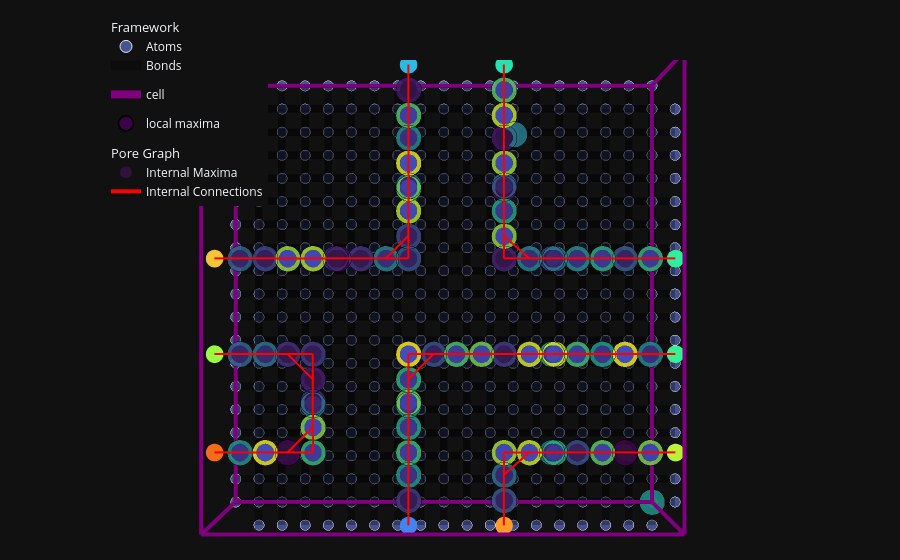

Notebook code for this chart:
### Code cell
connections_traces = mgr.plot_connections_as_it_is(connections_trimmed, all_maxima, dgrid.shape, mat_atoms)
maxima_trace_rust = mgr.plot_maxima(dgrid, maxima, ase_atoms = mat_atoms)

fig_rust=go.Figure(data=[*frame_trace,cell_trace, maxima_trace_rust, *connections_traces  ]).update(layout=mgr.dark_layout)
fig_rust.update_layout(


    scene_camera=dict(
        up=dict(x=0, y=0, z=1),
        center=dict(x=0, y=0, z=0),
        eye=dict(x=0, y=0, z=2)
    ),
    # paper_bgcolor='rgba(0,0,0,0)',  # 透明画布背景
    # plot_bgcolor='rgba(0,0,0,0)'    # 透明绘图区背景
)
fig_rust.show()

### Figure 1 — Plotly figure (JSON) as saved in the notebook; plotly's stock layout.template omitted (floating-point values rounded to 4 significant figures; data arrays with more than 128 entries replaced by an {"elided": "..."} marker saying what was removed)
{"data": [{"hovertext": {"elided": "396 str values"}, "legendgroup": "framework", "legendgrouptitle": {"text": "Framework"}, "marker": {"color": {"elided": "396 float values"}, "colorscale": {"elided": "110x2 mixed values"}, "opacity": 0.9, "size": {"elided": "792 float values"}, "sizemode": "diameter"}, "mode": "markers", "name": "Atoms", "surfaceaxis": -1, "text": {"elided": "396 str values"}, "textfont": {"color": ["rgb(255,0,0)", "rgb(255,255,255)", "rgb(217,255,255)", "rgb(204,128,255)", "rgb(194,255,0)", "rgb(255,181,181)", "rgb(144,144,144)", "rgb(48,80,248)", "rgb(255,13,13)", "rgb(144,224,80)", "rgb(179,227,245)", "rgb(171,92,242)", "rgb(138,255,0)", "rgb(191,166,166)", "rgb(240,200,160)", "rgb(255,128,0)", "rgb(255,255,48)", "rgb(31,240,31)", "rgb(128,209,227)", "rgb(143,64,212)", "rgb(61,255,0)", "rgb(230,230,230)", "rgb(191,194,199)", "rgb(166,166,171)", "rgb(138,153,199)", "rgb(156,122,199)", "rgb(224,102,51)", "rgb(240,144,160)", "rgb(80,208,80)", "rgb(200,128,51)", "rgb(125,128,176)", "rgb(194,143,143)", "rgb(102,143,143)", "rgb(189,128,227)", "rgb(255,161,0)", "rgb(166,41,41)", "rgb(92,184,209)", "rgb(112,46,176)", "rgb(0,255,0)", "rgb(148,255,255)", "rgb(148,224,224)", "rgb(115,194,201)", "rgb(84,181,181)", "rgb(59,158,158)", "rgb(36,143,143)", "rgb(10,125,140)", "rgb(0,105,133)", "rgb(192,192,192)", "rgb(255,217,143)", "rgb(166,117,115)", "rgb(102,128,128)", "rgb(158,99,181)", "rgb(212,122,0)", "rgb(148,0,148)", "rgb(66,158,176)", "rgb(87,23,143)", "rgb(0,201,0)", "rgb(112,212,255)", "rgb(255,255,199)", "rgb(217,255,199)", "rgb(199,255,199)", "rgb(163,255,199)", "rgb(143,255,199)", "rgb(97,255,199)", "rgb(69,255,199)", "rgb(48,255,199)", "rgb(31,255,199)", "rgb(0,255,156)", "rgb(0,230,117)", "rgb(0,212,82)", "rgb(0,191,56)", "rgb(0,171,36)", "rgb(77,194,255)", "rgb(77,166,255)", "rgb(33,148,214)", "rgb(38,125,171)", "rgb(38,102,150)", "rgb(23,84,135)", "rgb(208,208,224)", "rgb(255,209,35)", "rgb(184,184,208)", "rgb(166,84,77)", "rgb(87,89,97)", "rgb(158,79,181)", "rgb(171,92,0)", "rgb(117,79,69)", "rgb(66,130,150)", "rgb(66,0,102)", "rgb(0,125,0)", "rgb(112,171,250)", "rgb(0,186,255)", "rgb(0,161,255)", "rgb(0,143,255)", "rgb(0,128,255)", "rgb(0,107,255)", "rgb(84,92,242)", "rgb(120,92,227)", "rgb(138,79,227)", "rgb(161,54,212)", "rgb(179,31,212)", "rgb(179,31,186)", "rgb(179,13,166)", "rgb(189,13,135)", "rgb(199,0,102)", "rgb(204,0,89)", "rgb(209,0,79)", "rgb(217,0,69)", "rgb(224,0,56)", "rgb(230,0,46)", "rgb(235,0,38)"], "size": 20}, "type": "scatter3d", "x": {"elided": "396 float values"}, "y": {"elided": "396 float values"}, "z": {"elided": "396 float values"}}, {"legendgroup": "framework", "line": {"color": "rgba(0,0,0,0.35)", "colorbar": {"len": 0.6, "thickness": 20, "title": {"text": "bond order"}}, "colorscale": [[0, "#00224e"], [0.1111, "#123570"], [0.2222, "#3b496c"], [0.3333, "#575d6d"], [0.4444, "#707173"], [0.5556, "#8a8678"], [0.6667, "#a59c74"], [0.7778, "#c3b369"], [0.8889, "#e1cc55"], [1, "#fee838"]], "showscale": false, "width": 15}, "mode": "lines", "name": "Bonds", "opacity": 0.9, "type": "scatter3d", "x": {"elided": "5832 float values"}, "y": {"elided": "5832 float values"}, "z": {"elided": "5832 int values"}}, {"line": {"color": "purple", "width": 8}, "mode": "lines", "name": "cell", "type": "scatter3d", "x": [0, 30.96, null, 0, 0, null, 0, 0, null, 30.96, 30.96, null, 0, 30.96, null, 0, 0, null, 0, 0, null, 0, 30.96, null, 30.96, 30.96, null, 30.96, 30.96, null, 30.96, 30.96, null, 0, 30.96, null], "y": [0, 0, null, 0, 30.96, null, 0, 0, null, 0, 30.96, null, 30.96, 30.96, null, 30.96, 30.96, null, 0, 30.96, null, 0, 0, null, 0, 0, null, 30.96, 30.96, null, 0, 30.96, null, 30.96, 30.96, null], "z": [0, 0, null, 0, 0, null, 0, 6, null, 0, 0, null, 0, 0, null, 0, 6, null, 6, 6, null, 6, 6, null, 0, 6, null, 0, 6, null, 6, 6, null, 6, 6, null]}, {"hovertext": ["1  [21 13 10]  0.6000000238418579 A", "2  [21 133 10]  0.5899999737739563 A", "3  [90 115 10]  0.5899999737739563 A", "4  [115 56 10]  0.5799999833106995 A", "5  [133 56 10]  0.5899999737739563 A", "6  [150 90 10]  0.6100000143051147 A", "7  [47 124 10]  0.6299999952316284 A", "8  [90 56 10]  0.6000000238418579 A", "9  [90 116 10]  0.5899999737739563 A", "10  [39 124 10]  0.6000000238418579 A", "11  [56 133 10]  0.5899999737739563 A", "12  [90 107 10]  0.6200000047683716 A", "13  [4 90 10]  0.6100000143051147 A", "14  [56 124 10]  0.6100000143051147 A", "15  [56 56 10]  0.5899999737739563 A", "16  [90 39 10]  0.5899999737739563 A", "17  [90 141 10]  0.6200000047683716 A", "18  [98 90 10]  0.6000000238418579 A", "19  [21 30 10]  0.6100000143051147 A", "20  [56 81 10]  0.5899999737739563 A", "21  [90 90 10]  0.6200000047683716 A", "22  [4 56 10]  0.5899999737739563 A", "23  [90 13 10]  0.6200000047683716 A", "24  [116 56 10]  0.5799999833106995 A", "25  [90 150 10]  0.6100000143051147 A", "26  [56 150 10]  0.5899999737739563 A", "27  [116 90 10]  0.5899999737739563 A", "28  [13 56 10]  0.6000000238418579 A", "29  [38 124 10]  0.6000000238418579 A", "30  [56 141 10]  0.6000000238418579 A", "31  [90 38 10]  0.5899999737739563 A", "32  [135 52 7]  0.23999999463558197 A", "33  [21 39 10]  0.5799999833106995 A", "34  [90 47 10]  0.6200000047683716 A", "35  [90 98 10]  0.6000000238418579 A", "36  [56 4 10]  0.5899999737739563 A", "37  [133 90 10]  0.6000000238418579 A", "38  [90 30 10]  0.6200000047683716 A", "39  [0 0 0]  0.019999999552965164 A", "40  [13 90 10]  0.6200000047683716 A", "41  [21 150 10]  0.5899999737739563 A", "42  [38 90 10]  0.5899999737739563 A", "43  [56 21 10]  0.5899999737739563 A", "44  [30 90 10]  0.6200000047683716 A", "45  [107 56 10]  0.6100000143051147 A", "46  [56 39 10]  0.5799999833106995 A", "47  [90 21 10]  0.6000000238418579 A", "48  [21 38 10]  0.5799999833106995 A", "49  [47 90 10]  0.6200000047683716 A", "50  [90 4 10]  0.6100000143051147 A", "51  [21 124 10]  0.6100000143051147 A", "52  [21 90 10]  0.6000000238418579 A", "53  [56 30 10]  0.6100000143051147 A", "54  [56 73 10]  0.5899999737739563 A", "55  [141 90 10]  0.6200000047683716 A", "56  [150 56 10]  0.5899999737739563 A", "57  [21 21 10]  0.5899999737739563 A", "58  [115 90 10]  0.5899999737739563 A", "59  [39 90 10]  0.5899999737739563 A", "60  [56 64 10]  0.6000000238418579 A", "61  [21 4 10]  0.5899999737739563 A", "62  [30 124 10]  0.6299999952316284 A", "63  [98 56 10]  0.5899999737739563 A", "64  [90 133 10]  0.6000000238418579 A", "65  [124 56 10]  0.6100000143051147 A", "66  [21 56 10]  0.5899999737739563 A", "67  [90 124 10]  0.6200000047683716 A", "68  [107 90 10]  0.6200000047683716 A", "69  [141 56 10]  0.6000000238418579 A", "70  [21 47 10]  0.6100000143051147 A", "71  [56 38 10]  0.5799999833106995 A", "72  [56 47 10]  0.6100000143051147 A", "73  [124 90 10]  0.6200000047683716 A", "74  [21 141 10]  0.6000000238418579 A", "75  [56 13 10]  0.6000000238418579 A", "76  [56 90 10]  0.6000000238418579 A"], "marker": {"color": [1, 2, 3, 4, 5, 6, 7, 8, 9, 10, 11, 12, 13, 14, 15, 16, 17, 18, 19, 20, 21, 22, 23, 24, 25, 26, 27, 28, 29, 30, 31, 32, 33, 34, 35, 36, 37, 38, 39, 40, 41, 42, 43, 44, 45, 46, 47, 48, 49, 50, 51, 52, 53, 54, 55, 56, 57, 58, 59, 60, 61, 62, 63, 64, 65, 66, 67, 68, 69, 70, 71, 72, 73, 74, 75, 76], "colorscale": [[0, "#440154"], [0.1111, "#482878"], [0.2222, "#3e4989"], [0.3333, "#31688e"], [0.4444, "#26828e"], [0.5556, "#1f9e89"], [0.6667, "#35b779"], [0.7778, "#6ece58"], [0.8889, "#b5de2b"], [1, "#fde725"]], "line": {"color": "black", "width": 2}, "opacity": 0.85, "size": 15}, "mode": "markers", "name": "local maxima", "type": "scatter3d", "x": [4.195, 4.195, 17.98, 22.97, 26.57, 29.96, 9.388, 17.98, 17.98, 7.79, 11.19, 17.98, 0.799, 11.19, 11.19, 17.98, 17.98, 19.57, 4.195, 11.19, 17.98, 0.799, 17.98, 23.17, 17.98, 11.19, 23.17, 2.597, 7.59, 11.19, 17.98, 26.97, 4.195, 17.98, 17.98, 11.19, 26.57, 17.98, 0.0, 2.597, 4.195, 7.59, 11.19, 5.992, 21.37, 11.19, 17.98, 4.195, 9.388, 17.98, 4.195, 4.195, 11.19, 11.19, 28.16, 29.96, 4.195, 22.97, 7.79, 11.19, 4.195, 5.992, 19.57, 17.98, 24.77, 4.195, 17.98, 21.37, 28.16, 4.195, 11.19, 11.19, 24.77, 4.195, 11.19, 11.19], "y": [2.597, 26.57, 22.97, 11.19, 11.19, 17.98, 24.77, 11.19, 23.17, 24.77, 26.57, 21.37, 17.98, 24.77, 11.19, 7.79, 28.16, 17.98, 5.992, 16.18, 17.98, 11.19, 2.597, 11.19, 29.96, 29.96, 17.98, 11.19, 24.77, 28.16, 7.59, 10.39, 7.79, 9.388, 19.57, 0.799, 17.98, 5.992, 0.0, 17.98, 29.96, 17.98, 4.195, 17.98, 11.19, 7.79, 4.195, 7.59, 17.98, 0.799, 24.77, 17.98, 5.992, 14.58, 17.98, 11.19, 4.195, 17.98, 17.98, 12.78, 0.799, 24.77, 11.19, 26.57, 11.19, 11.19, 24.77, 17.98, 11.19, 9.388, 7.59, 9.388, 17.98, 28.16, 2.597, 17.98], "z": [1.935, 1.935, 1.935, 1.935, 1.935, 1.935, 1.935, 1.935, 1.935, 1.935, 1.935, 1.935, 1.935, 1.935, 1.935, 1.935, 1.935, 1.935, 1.935, 1.935, 1.935, 1.935, 1.935, 1.935, 1.935, 1.935, 1.935, 1.935, 1.935, 1.935, 1.935, 1.355, 1.935, 1.935, 1.935, 1.935, 1.935, 1.935, 0.0, 1.935, 1.935, 1.935, 1.935, 1.935, 1.935, 1.935, 1.935, 1.935, 1.935, 1.935, 1.935, 1.935, 1.935, 1.935, 1.935, 1.935, 1.935, 1.935, 1.935, 1.935, 1.935, 1.935, 1.935, 1.935, 1.935, 1.935, 1.935, 1.935, 1.935, 1.935, 1.935, 1.935, 1.935, 1.935, 1.935, 1.935]}, {"hoverinfo": "text", "hovertext": ["Index: 1<br>Type: Internal<br>Position: (4.19, 2.60, 1.94) Å<br>Indices: [21,13, 10]", "Index: 2<br>Type: Internal<br>Position: (4.19, 26.57, 1.94) Å<br>Indices: [21,133, 10]", "Index: 3<br>Type: Internal<br>Position: (17.98, 22.97, 1.94) Å<br>Indices: [90,115, 10]", "Index: 4<br>Type: Internal<br>Position: (22.97, 11.19, 1.94) Å<br>Indices: [115,56, 10]", "Index: 5<br>Type: Internal<br>Position: (26.57, 11.19, 1.94) Å<br>Indices: [133,56, 10]", "Index: 6<br>Type: Internal<br>Position: (29.96, 17.98, 1.94) Å<br>Indices: [150,90, 10]", "Index: 7<br>Type: Internal<br>Position: (9.39, 24.77, 1.94) Å<br>Indices: [47,124, 10]", "Index: 8<br>Type: Internal<br>Position: (17.98, 11.19, 1.94) Å<br>Indices: [90,56, 10]", "Index: 9<br>Type: Internal<br>Position: (17.98, 23.17, 1.94) Å<br>Indices: [90,116, 10]", "Index: 10<br>Type: Internal<br>Position: (7.79, 24.77, 1.94) Å<br>Indices: [39,124, 10]", "Index: 11<br>Type: Internal<br>Position: (11.19, 26.57, 1.94) Å<br>Indices: [56,133, 10]", "Index: 12<br>Type: Internal<br>Position: (17.98, 21.37, 1.94) Å<br>Indices: [90,107, 10]", "Index: 13<br>Type: Internal<br>Position: (0.80, 17.98, 1.94) Å<br>Indices: [4,90, 10]", "Index: 14<br>Type: Internal<br>Position: (11.19, 24.77, 1.94) Å<br>Indices: [56,124, 10]", "Index: 15<br>Type: Internal<br>Position: (11.19, 11.19, 1.94) Å<br>Indices: [56,56, 10]", "Index: 16<br>Type: Internal<br>Position: (17.98, 7.79, 1.94) Å<br>Indices: [90,39, 10]", "Index: 17<br>Type: Internal<br>Position: (17.98, 28.16, 1.94) Å<br>Indices: [90,141, 10]", "Index: 18<br>Type: Internal<br>Position: (19.57, 17.98, 1.94) Å<br>Indices: [98,90, 10]", "Index: 19<br>Type: Internal<br>Position: (4.19, 5.99, 1.94) Å<br>Indices: [21,30, 10]", "Index: 20<br>Type: Internal<br>Position: (11.19, 16.18, 1.94) Å<br>Indices: [56,81, 10]", "Index: 21<br>Type: Internal<br>Position: (17.98, 17.98, 1.94) Å<br>Indices: [90,90, 10]", "Index: 22<br>Type: Internal<br>Position: (0.80, 11.19, 1.94) Å<br>Indices: [4,56, 10]", "Index: 23<br>Type: Internal<br>Position: (17.98, 2.60, 1.94) Å<br>Indices: [90,13, 10]", "Index: 24<br>Type: Internal<br>Position: (23.17, 11.19, 1.94) Å<br>Indices: [116,56, 10]", "Index: 25<br>Type: Internal<br>Position: (17.98, 29.96, 1.94) Å<br>Indices: [90,150, 10]", "Index: 26<br>Type: Internal<br>Position: (11.19, 29.96, 1.94) Å<br>Indices: [56,150, 10]", "Index: 27<br>Type: Internal<br>Position: (23.17, 17.98, 1.94) Å<br>Indices: [116,90, 10]", "Index: 28<br>Type: Internal<br>Position: (2.60, 11.19, 1.94) Å<br>Indices: [13,56, 10]", "Index: 29<br>Type: Internal<br>Position: (7.59, 24.77, 1.94) Å<br>Indices: [38,124, 10]", "Index: 30<br>Type: Internal<br>Position: (11.19, 28.16, 1.94) Å<br>Indices: [56,141, 10]", "Index: 31<br>Type: Internal<br>Position: (17.98, 7.59, 1.94) Å<br>Indices: [90,38, 10]", "Index: 33<br>Type: Internal<br>Position: (4.19, 7.79, 1.94) Å<br>Indices: [21,39, 10]", "Index: 34<br>Type: Internal<br>Position: (17.98, 9.39, 1.94) Å<br>Indices: [90,47, 10]", "Index: 35<br>Type: Internal<br>Position: (17.98, 19.57, 1.94) Å<br>Indices: [90,98, 10]", "Index: 36<br>Type: Internal<br>Position: (11.19, 0.80, 1.94) Å<br>Indices: [56,4, 10]", "Index: 37<br>Type: Internal<br>Position: (26.57, 17.98, 1.94) Å<br>Indices: [133,90, 10]", "Index: 38<br>Type: Internal<br>Position: (17.98, 5.99, 1.94) Å<br>Indices: [90,30, 10]", "Index: 40<br>Type: Internal<br>Position: (2.60, 17.98, 1.94) Å<br>Indices: [13,90, 10]", "Index: 41<br>Type: Internal<br>Position: (4.19, 29.96, 1.94) Å<br>Indices: [21,150, 10]", "Index: 42<br>Type: Internal<br>Position: (7.59, 17.98, 1.94) Å<br>Indices: [38,90, 10]", "Index: 43<br>Type: Internal<br>Position: (11.19, 4.19, 1.94) Å<br>Indices: [56,21, 10]", "Index: 44<br>Type: Internal<br>Position: (5.99, 17.98, 1.94) Å<br>Indices: [30,90, 10]", "Index: 45<br>Type: Internal<br>Position: (21.37, 11.19, 1.94) Å<br>Indices: [107,56, 10]", "Index: 46<br>Type: Internal<br>Position: (11.19, 7.79, 1.94) Å<br>Indices: [56,39, 10]", "Index: 47<br>Type: Internal<br>Position: (17.98, 4.19, 1.94) Å<br>Indices: [90,21, 10]", "Index: 48<br>Type: Internal<br>Position: (4.19, 7.59, 1.94) Å<br>Indices: [21,38, 10]", "Index: 49<br>Type: Internal<br>Position: (9.39, 17.98, 1.94) Å<br>Indices: [47,90, 10]", "Index: 50<br>Type: Internal<br>Position: (17.98, 0.80, 1.94) Å<br>Indices: [90,4, 10]", "Index: 51<br>Type: Internal<br>Position: (4.19, 24.77, 1.94) Å<br>Indices: [21,124, 10]", "Index: 52<br>Type: Internal<br>Position: (4.19, 17.98, 1.94) Å<br>Indices: [21,90, 10]", "Index: 53<br>Type: Internal<br>Position: (11.19, 5.99, 1.94) Å<br>Indices: [56,30, 10]", "Index: 54<br>Type: Internal<br>Position: (11.19, 14.58, 1.94) Å<br>Indices: [56,73, 10]", "Index: 55<br>Type: Internal<br>Position: (28.16, 17.98, 1.94) Å<br>Indices: [141,90, 10]", "Index: 56<br>Type: Internal<br>Position: (29.96, 11.19, 1.94) Å<br>Indices: [150,56, 10]", "Index: 57<br>Type: Internal<br>Position: (4.19, 4.19, 1.94) Å<br>Indices: [21,21, 10]", "Index: 58<br>Type: Internal<br>Position: (22.97, 17.98, 1.94) Å<br>Indices: [115,90, 10]", "Index: 59<br>Type: Internal<br>Position: (7.79, 17.98, 1.94) Å<br>Indices: [39,90, 10]", "Index: 60<br>Type: Internal<br>Position: (11.19, 12.78, 1.94) Å<br>Indices: [56,64, 10]", "Index: 61<br>Type: Internal<br>Position: (4.19, 0.80, 1.94) Å<br>Indices: [21,4, 10]", "Index: 62<br>Type: Internal<br>Position: (5.99, 24.77, 1.94) Å<br>Indices: [30,124, 10]", "Index: 63<br>Type: Internal<br>Position: (19.57, 11.19, 1.94) Å<br>Indices: [98,56, 10]", "Index: 64<br>Type: Internal<br>Position: (17.98, 26.57, 1.94) Å<br>Indices: [90,133, 10]", "Index: 65<br>Type: Internal<br>Position: (24.77, 11.19, 1.94) Å<br>Indices: [124,56, 10]", "Index: 66<br>Type: Internal<br>Position: (4.19, 11.19, 1.94) Å<br>Indices: [21,56, 10]", "Index: 67<br>Type: Internal<br>Position: (17.98, 24.77, 1.94) Å<br>Indices: [90,124, 10]", "Index: 68<br>Type: Internal<br>Position: (21.37, 17.98, 1.94) Å<br>Indices: [107,90, 10]", "Index: 69<br>Type: Internal<br>Position: (28.16, 11.19, 1.94) Å<br>Indices: [141,56, 10]", "Index: 70<br>Type: Internal<br>Position: (4.19, 9.39, 1.94) Å<br>Indices: [21,47, 10]", "Index: 71<br>Type: Internal<br>Position: (11.19, 7.59, 1.94) Å<br>Indices: [56,38, 10]", "Index: 72<br>Type: Internal<br>Position: (11.19, 9.39, 1.94) Å<br>Indices: [56,47, 10]", "Index: 73<br>Type: Internal<br>Position: (24.77, 17.98, 1.94) Å<br>Indices: [124,90, 10]", "Index: 74<br>Type: Internal<br>Position: (4.19, 28.16, 1.94) Å<br>Indices: [21,141, 10]", "Index: 75<br>Type: Internal<br>Position: (11.19, 2.60, 1.94) Å<br>Indices: [56,13, 10]", "Index: 76<br>Type: Internal<br>Position: (11.19, 17.98, 1.94) Å<br>Indices: [56,90, 10]", "Index: 146<br>Type: Internal<br>Position: (-1.00, 17.98, 1.94) Å<br>Indices: [-5,90, 10]", "Index: 224<br>Type: Internal<br>Position: (31.76, 17.98, 1.94) Å<br>Indices: [159,90, 10]", "Index: 295<br>Type: Internal<br>Position: (31.76, 11.19, 1.94) Å<br>Indices: [159,56, 10]", "Index: 322<br>Type: Internal<br>Position: (17.98, -1.00, 1.94) Å<br>Indices: [90,-5, 10]", "Index: 331<br>Type: Internal<br>Position: (11.19, -1.00, 1.94) Å<br>Indices: [56,-5, 10]", "Index: 427<br>Type: Internal<br>Position: (11.19, 31.76, 1.94) Å<br>Indices: [56,159, 10]", "Index: 467<br>Type: Internal<br>Position: (4.19, -1.00, 1.94) Å<br>Indices: [21,-5, 10]", "Index: 564<br>Type: Internal<br>Position: (17.98, 31.76, 1.94) Å<br>Indices: [90,159, 10]", "Index: 623<br>Type: Internal<br>Position: (-1.00, 11.19, 1.94) Å<br>Indices: [-5,56, 10]", "Index: 677<br>Type: Internal<br>Position: (4.19, 31.76, 1.94) Å<br>Indices: [21,159, 10]"], "legendgroup": "Pore Graph", "legendgrouptitle": {"text": "Pore Graph"}, "marker": {"color": ["rgb(48, 18, 59)", "rgb(48, 19, 61)", "rgb(49, 20, 63)", "rgb(49, 20, 64)", "rgb(49, 21, 66)", "rgb(49, 22, 68)", "rgb(50, 23, 70)", "rgb(50, 24, 72)", "rgb(50, 25, 73)", "rgb(50, 25, 75)", "rgb(51, 26, 77)", "rgb(51, 27, 79)", "rgb(51, 28, 81)", "rgb(52, 29, 82)", "rgb(52, 29, 84)", "rgb(52, 30, 86)", "rgb(52, 31, 88)", "rgb(53, 32, 90)", "rgb(53, 33, 91)", "rgb(53, 34, 93)", "rgb(53, 34, 95)", "rgb(54, 35, 97)", "rgb(54, 36, 99)", "rgb(54, 37, 100)", "rgb(55, 38, 102)", "rgb(55, 38, 104)", "rgb(55, 39, 106)", "rgb(55, 40, 108)", "rgb(56, 41, 109)", "rgb(56, 42, 111)", "rgb(56, 43, 113)", "rgb(57, 44, 117)", "rgb(57, 45, 118)", "rgb(57, 46, 120)", "rgb(58, 47, 122)", "rgb(58, 48, 124)", "rgb(58, 48, 126)", "rgb(59, 50, 129)", "rgb(59, 51, 131)", "rgb(59, 52, 133)", "rgb(59, 52, 135)", "rgb(60, 53, 136)", "rgb(60, 54, 138)", "rgb(60, 55, 140)", "rgb(61, 56, 142)", "rgb(61, 57, 144)", "rgb(61, 57, 145)", "rgb(61, 58, 147)", "rgb(62, 59, 149)", "rgb(62, 60, 151)", "rgb(62, 61, 153)", "rgb(62, 61, 154)", "rgb(63, 62, 156)", "rgb(63, 63, 158)", "rgb(63, 64, 160)", "rgb(64, 65, 162)", "rgb(64, 66, 163)", "rgb(64, 66, 165)", "rgb(64, 67, 167)", "rgb(65, 68, 169)", "rgb(65, 69, 171)", "rgb(65, 70, 172)", "rgb(65, 70, 173)", "rgb(65, 71, 174)", "rgb(65, 72, 175)", "rgb(65, 73, 176)", "rgb(65, 73, 177)", "rgb(66, 74, 178)", "rgb(66, 75, 179)", "rgb(66, 76, 180)", "rgb(66, 77, 181)", "rgb(66, 77, 182)", "rgb(66, 78, 184)", "rgb(66, 79, 185)", "rgb(66, 132, 242)", "rgb(39, 188, 229)", "rgb(34, 228, 179)", "rgb(46, 239, 157)", "rgb(55, 241, 148)", "rgb(154, 252, 66)", "rgb(186, 242, 56)", "rgb(244, 196, 57)", "rgb(254, 155, 45)", "rgb(244, 107, 24)"], "line": {"color": ["rgb(48, 18, 59)", "rgb(48, 19, 61)", "rgb(49, 20, 63)", "rgb(49, 20, 64)", "rgb(49, 21, 66)", "rgb(49, 22, 68)", "rgb(50, 23, 70)", "rgb(50, 24, 72)", "rgb(50, 25, 73)", "rgb(50, 25, 75)", "rgb(51, 26, 77)", "rgb(51, 27, 79)", "rgb(51, 28, 81)", "rgb(52, 29, 82)", "rgb(52, 29, 84)", "rgb(52, 30, 86)", "rgb(52, 31, 88)", "rgb(53, 32, 90)", "rgb(53, 33, 91)", "rgb(53, 34, 93)", "rgb(53, 34, 95)", "rgb(54, 35, 97)", "rgb(54, 36, 99)", "rgb(54, 37, 100)", "rgb(55, 38, 102)", "rgb(55, 38, 104)", "rgb(55, 39, 106)", "rgb(55, 40, 108)", "rgb(56, 41, 109)", "rgb(56, 42, 111)", "rgb(56, 43, 113)", "rgb(57, 44, 117)", "rgb(57, 45, 118)", "rgb(57, 46, 120)", "rgb(58, 47, 122)", "rgb(58, 48, 124)", "rgb(58, 48, 126)", "rgb(59, 50, 129)", "rgb(59, 51, 131)", "rgb(59, 52, 133)", "rgb(59, 52, 135)", "rgb(60, 53, 136)", "rgb(60, 54, 138)", "rgb(60, 55, 140)", "rgb(61, 56, 142)", "rgb(61, 57, 144)", "rgb(61, 57, 145)", "rgb(61, 58, 147)", "rgb(62, 59, 149)", "rgb(62, 60, 151)", "rgb(62, 61, 153)", "rgb(62, 61, 154)", "rgb(63, 62, 156)", "rgb(63, 63, 158)", "rgb(63, 64, 160)", "rgb(64, 65, 162)", "rgb(64, 66, 163)", "rgb(64, 66, 165)", "rgb(64, 67, 167)", "rgb(65, 68, 169)", "rgb(65, 69, 171)", "rgb(65, 70, 172)", "rgb(65, 70, 173)", "rgb(65, 71, 174)", "rgb(65, 72, 175)", "rgb(65, 73, 176)", "rgb(65, 73, 177)", "rgb(66, 74, 178)", "rgb(66, 75, 179)", "rgb(66, 76, 180)", "rgb(66, 77, 181)", "rgb(66, 77, 182)", "rgb(66, 78, 184)", "rgb(66, 79, 185)", "rgb(66, 132, 242)", "rgb(39, 188, 229)", "rgb(34, 228, 179)", "rgb(46, 239, 157)", "rgb(55, 241, 148)", "rgb(154, 252, 66)", "rgb(186, 242, 56)", "rgb(244, 196, 57)", "rgb(254, 155, 45)", "rgb(244, 107, 24)"], "width": 2}, "size": 10}, "mode": "markers", "name": "Internal Maxima", "type": "scatter3d", "x": [4.195, 4.195, 17.98, 22.97, 26.57, 29.96, 9.388, 17.98, 17.98, 7.79, 11.19, 17.98, 0.799, 11.19, 11.19, 17.98, 17.98, 19.57, 4.195, 11.19, 17.98, 0.799, 17.98, 23.17, 17.98, 11.19, 23.17, 2.597, 7.59, 11.19, 17.98, 4.195, 17.98, 17.98, 11.19, 26.57, 17.98, 2.597, 4.195, 7.59, 11.19, 5.992, 21.37, 11.19, 17.98, 4.195, 9.388, 17.98, 4.195, 4.195, 11.19, 11.19, 28.16, 29.96, 4.195, 22.97, 7.79, 11.19, 4.195, 5.992, 19.57, 17.98, 24.77, 4.195, 17.98, 21.37, 28.16, 4.195, 11.19, 11.19, 24.77, 4.195, 11.19, 11.19, -0.9987, 31.76, 31.76, 17.98, 11.19, 11.19, 4.195, 17.98, -0.9987, 4.195], "y": [2.597, 26.57, 22.97, 11.19, 11.19, 17.98, 24.77, 11.19, 23.17, 24.77, 26.57, 21.37, 17.98, 24.77, 11.19, 7.79, 28.16, 17.98, 5.992, 16.18, 17.98, 11.19, 2.597, 11.19, 29.96, 29.96, 17.98, 11.19, 24.77, 28.16, 7.59, 7.79, 9.388, 19.57, 0.799, 17.98, 5.992, 17.98, 29.96, 17.98, 4.195, 17.98, 11.19, 7.79, 4.195, 7.59, 17.98, 0.799, 24.77, 17.98, 5.992, 14.58, 17.98, 11.19, 4.195, 17.98, 17.98, 12.78, 0.799, 24.77, 11.19, 26.57, 11.19, 11.19, 24.77, 17.98, 11.19, 9.388, 7.59, 9.388, 17.98, 28.16, 2.597, 17.98, 17.98, 17.98, 11.19, -0.9987, -0.9987, 31.76, -0.9987, 31.76, 11.19, 31.76], "z": [1.935, 1.935, 1.935, 1.935, 1.935, 1.935, 1.935, 1.935, 1.935, 1.935, 1.935, 1.935, 1.935, 1.935, 1.935, 1.935, 1.935, 1.935, 1.935, 1.935, 1.935, 1.935, 1.935, 1.935, 1.935, 1.935, 1.935, 1.935, 1.935, 1.935, 1.935, 1.935, 1.935, 1.935, 1.935, 1.935, 1.935, 1.935, 1.935, 1.935, 1.935, 1.935, 1.935, 1.935, 1.935, 1.935, 1.935, 1.935, 1.935, 1.935, 1.935, 1.935, 1.935, 1.935, 1.935, 1.935, 1.935, 1.935, 1.935, 1.935, 1.935, 1.935, 1.935, 1.935, 1.935, 1.935, 1.935, 1.935, 1.935, 1.935, 1.935, 1.935, 1.935, 1.935, 1.935, 1.935, 1.935, 1.935, 1.935, 1.935, 1.935, 1.935, 1.935, 1.935]}, {"hoverinfo": "text", "hovertext": {"elided": "312 str values"}, "legendgroup": "Pore Graph", "line": {"color": "red", "width": 4}, "mode": "lines", "name": "Internal Connections", "type": "scatter3d", "x": {"elided": "288 float values"}, "y": {"elided": "288 float values"}, "z": {"elided": "288 float values"}}], "layout": {"legend": {"groupclick": "togglegroup", "x": 0.1, "y": 1.1}, "margin": {"b": 20, "l": 20, "r": 20, "t": 20}, "scene": {"aspectmode": "data", "camera": {"center": {"x": 0, "y": 0, "z": 0}, "eye": {"x": 0, "y": 0, "z": 2}, "up": {"x": 0, "y": 0, "z": 1}}, "xaxis": {"visible": false, "zeroline": false}, "yaxis": {"visible": false}, "zaxis": {"visible": false}}, "showlegend": true}}
